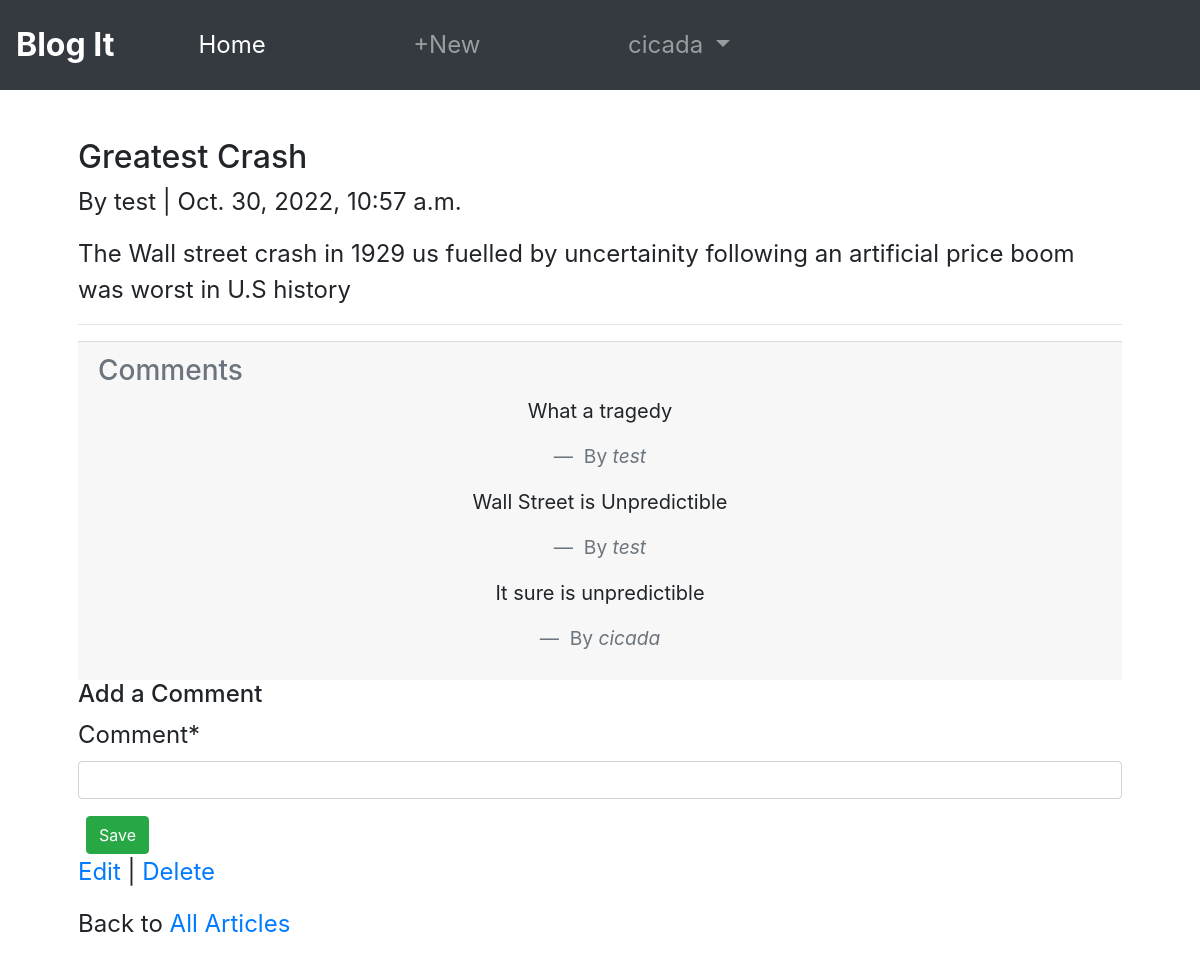
The app's page /articles/2/ (signed in) with its own data.
### accounts/models.py (models this page shows)
class CustomUser(AbstractUser):
    age = models.PositiveIntegerField(null=True,blank=True)

### articles/models.py (models this page shows, shortened)
class Article(models.Model):
    title= models.CharField(max_length=255)
    body= models.TextField()
    date = models.DateTimeField(auto_now_add=True)
    author=models.ForeignKey(
        settings.AUTH_USER_MODEL,
        on_delete=models.CASCADE,
    )

class Comment(models.Model):
    article = models.ForeignKey(Article,on_delete=models.CASCADE)
    comment = models.CharField(max_length=200)
    author = models.ForeignKey(
        settings.AUTH_USER_MODEL,
        on_delete=models.CASCADE,
    )
    def __str__(self):
        return self.comment

### articles/views.py (the view, shortened to what this page needs)
# urls.py: path("<int:pk>/",ArticleDetailView.as_view(),name="article_detail"),
class ArticleDetailView(LoginRequiredMixin,DetailView):
    def get(self,request,*args,**kwargs):
        view =CommentGet.as_view()
        return view(request,*args,**kwargs)

### articles/forms.py
class CommentForm(forms.ModelForm):
    class Meta:
        model = Comment
        fields = ("comment",)

### articles/views.py (called while the page is built)
    def get_context_data(self, **kwargs):
        context = super().get_context_data(**kwargs)
        context['form']=CommentForm()
        return context

### articles/templates/article_detail.html (shortened to what this page needs)
{% extends "base.html" %}
{% load crispy_forms_tags %}
{% block content %}
    <div class="article-entry">
        <h2>{{ object.title }}</h2>
        <p>By {{ object.author }} | {{ object.date }}</p>
        <p>{{ object.body }}</p>
    </div>
    <hr>
    <div class="card-footer">
        <h3 class="text-muted">Comments</h3>
        {% for comment in article.comment_set.all %}
            <figure class="text-center">
                <blockquote class="blockquote">
                  <p> {{ comment }}</p>
                </blockquote>
                <figcaption class="blockquote-footer">
                  By <cite title="Source Title">{{ comment.author }}</cite>
                </figcaption>
              </figure>
        {% endfor %}
    </div>
    <h4>Add a Comment</h4>
        <form action="" method="post">
            {{ form|crispy }}
            <button class="btn btn-success ml-2" type="submit">Save</button>
        </form>
    <p>
        <a href="{% url 'article_edit' article.pk %}">Edit</a> |
        <a href="{% url 'article_delete' article.pk %}">Delete</a>
    </p>
    <p>Back to <a href="{% url 'article_list' %}">All Articles</a></p>
{% endblock content %}

### accounts/templates/base.html (shortened to what this page needs)
<!DOCTYPE html>
<html lang="en">
<head>
    <link rel="stylesheet" href="https://cdn.jsdelivr.net/npm/bootstrap@4.3.1/dist/css/bootstrap.min.css">
</head>
<body>
    <nav class="navbar navbar-expand-lg navbar-dark bg-dark p-3 ">
        <a class="navbar-brand" href="{% url 'home' %}">Blog It</a>
        <div class="collapse navbar-collapse" id="navbarNavDropdown">
          <ul class="navbar-nav">
            <li class="nav-item active col-4">
              <a class="nav-link" href="{% url 'home' %}">Home</a>
            </li>
            {% if user.is_authenticated %}
            <li class="nav-item col-4">
              <a class="nav-link" href="{% url 'article_new' %}">+New</a>
            </li>
            <li class="nav-item dropdown col-4">
              <a class="nav-link dropdown-toggle" href="#" id="navbarDropdownMenuLink" data-toggle="dropdown" aria-haspopup="true" aria-expanded="false">
                {{ user.username }}
              </a>
            </li>
            {% endif %}
        </ul>
        </div>
      </nav>
    <div class="container p-5  main-content">
        <div class="d-flex justify-content-start">
            <main>
              {% block content %}
              {% endblock content %}
          </main>
        </div>
    </div>
</body>
</html>

### accounts/templates/base.html (style rules this page uses)
.navbar,.main-content { font-size: 24px; }
.navbar-brand { font-weight: bold; font-size: 32px; }
.navbar-nav > li { padding-left:60px; padding-right:60px; }

### records on screen
CustomUser: username "cicada"
Article: title "Greatest Crash", author "test", date "Oct. 30, 2022, 10:57 a.m.", body "The Wall street crash in 1929 us fuelled by uncertainity following an artificial price boom was worst in U.S history"
Comment: comment "What a tragedy", author "test"
Comment: comment "Wall Street is Unpredictible", author "test"
Comment: comment "It sure is unpredictible", author "cicada"
